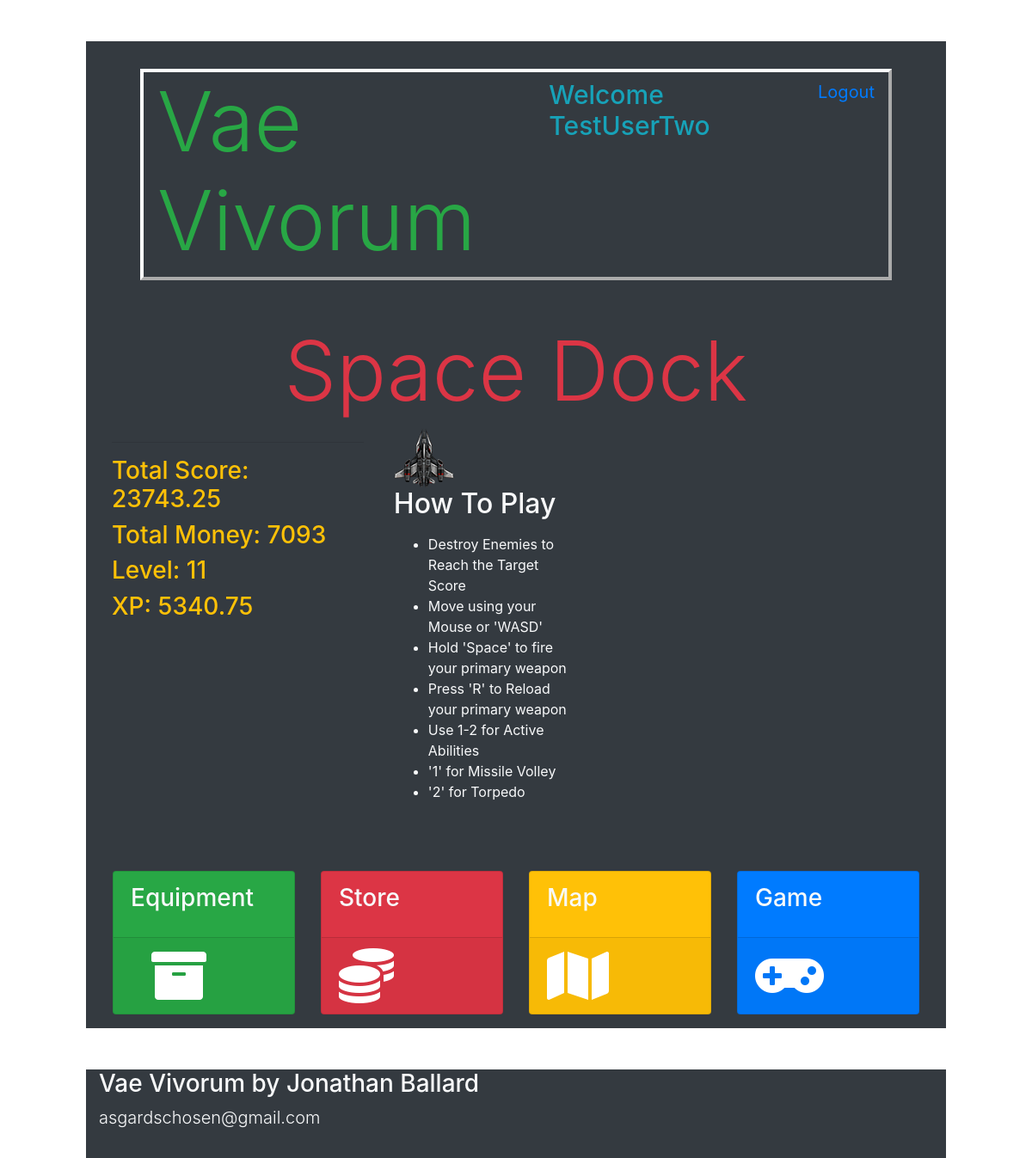
Page /dock (signed in) on the earlier database version.
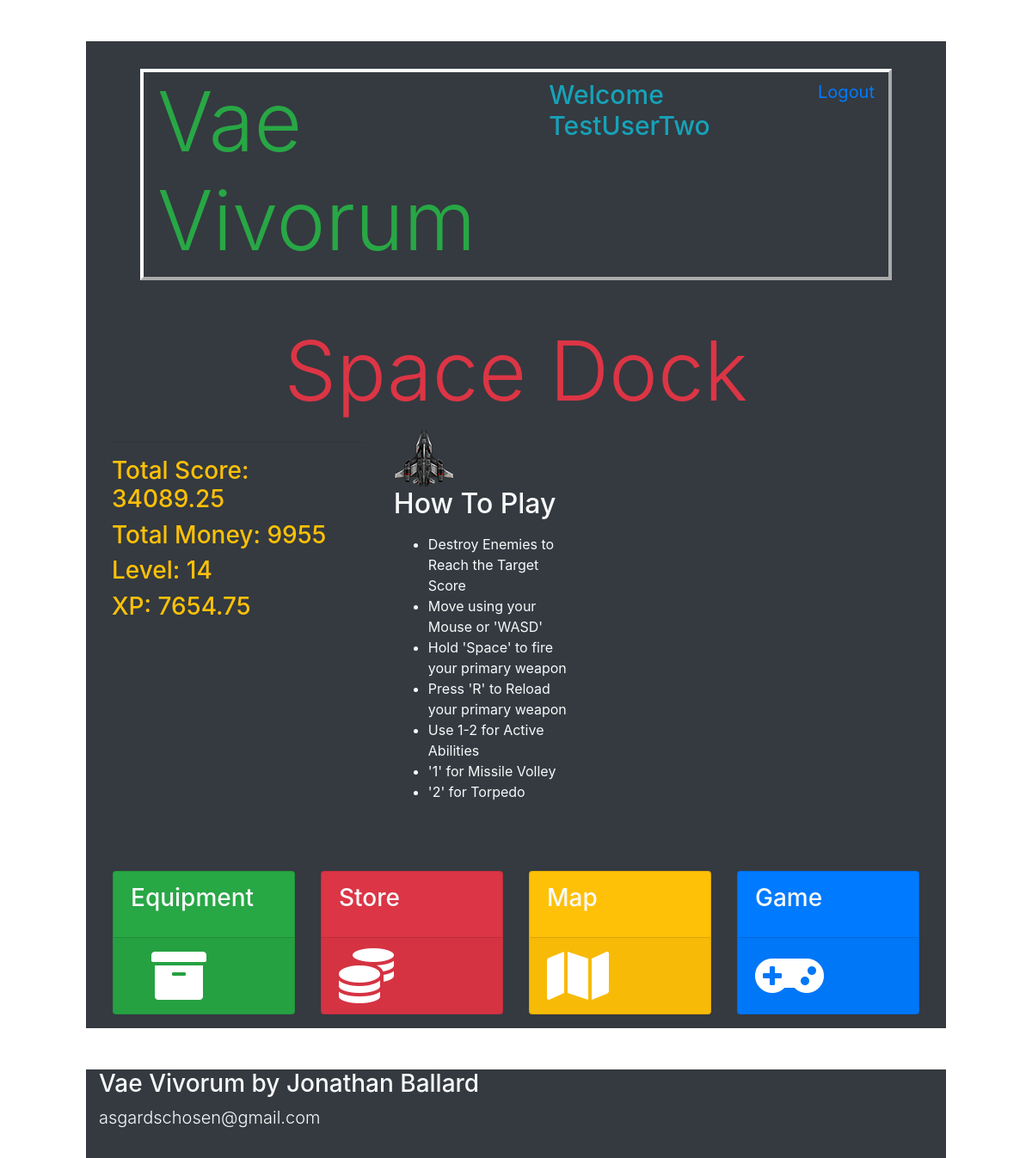
Same page on the later database version.
### models.py (models this page shows)
class Users(db.Model):
    __tablename__ = "Users"
    id = db.Column(db.Integer, primary_key=True)
    username = db.Column(db.String(255))
    email = db.Column(db.String(255))
    password = db.Column(db.String(255))
    created_at = db.Column(db.DateTime)
    updated_at = db.Column(db.DateTime)
    current_kills = db.Column(db.Integer, default=0)
    current_score = db.Column(db.Integer, default=0)
    current_money = db.Column(db.Integer, default=0)
    current_xp = db.Column(db.Integer, default=0)
    current_level = db.Column(db.Integer, default=0)
    active_ship = db.Column(db.Integer, default=0)
    abilityPointsEarned = db.Column(db.Integer, default=0)
    abilityPointsSpent = db.Column(db.Integer, default = 0)
    passive1 = db.Column(db.Integer, default=0)
    passive2 = db.Column(db.Integer, default=0)
    passive3 = db.Column(db.Integer, default=0)
    passive4 = db.Column(db.Integer, default=0)
    passive5 = db.Column(db.Integer, default=0)
    passive6 = db.Column(db.Integer, default=0)
    passive7 = db.Column(db.Integer, default=0)
    passive8 = db.Column(db.Integer, default=0)
    passive9 = db.Column(db.Integer, default=0)
    passive10 = db.Column(db.Integer, default=0)
    passive11 = db.Column(db.Integer, default=0)
    passive12 = db.Column(db.Integer, default=0)
    passive13 = db.Column(db.Integer, default=0)
    passive14 = db.Column(db.Integer, default=0)
    passive15 = db.Column(db.Integer, default=0)
    passive16 = db.Column(db.Integer, default=0)
    passive17 = db.Column(db.Integer, default=0)
    passive18 = db.Column(db.Integer, default=0)
    passive19 = db.Column(db.Integer, default=0)
    passive20 = db.Column(db.Integer, default=0)
    character_active_ability_id = db.Column(db.Integer, db.ForeignKey("Active_Abilities.id", ondelete="cascade"))
    passive_abilities_this_user_has = db.relationship('User_Character', backref="characters_that_have_this_passive")

### app.py (the view)
@app.route('/dock')
def dock():
    if 'id' in session:
        loggedInUser = Users.query.get(session['id'])
    else:
        return redirect('/')
    print('CURRENT SESSION USER: ', session['id'])
    return render_template("dock.html", thisUser = loggedInUser)

### templates/dock.html (shortened to what this page needs)
<!DOCTYPE html>
<html lang="en">
<head>
    <link rel="stylesheet" href="https://stackpath.bootstrapcdn.com/bootstrap/4.4.1/css/bootstrap.min.css">
    <link rel="stylesheet" href="https://cdnjs.cloudflare.com/ajax/libs/font-awesome/5.11.2/css/all.css" />
    <link rel="stylesheet" type="text/css" href="{{ url_for('static', filename='css/style.css') }}">
</head>
<body>
    <div class="container bg-dark mt-5 text-warning pt-3 col-xl-10">
        <div id="topbar" class="d-flex flex-row mb-5 mx-5 mt-3 vaeBorder">
            <h1 class="display-1 d-inline-flex text-success ml-3">Vae Vivorum</h1>
            <h4 class="ml-auto d-inline-flex mt-2 text-info welcomeText" >Welcome {{ thisUser.username }}</h4>
            <a class="ml-5 d-inline-flex mt-2 mr-3 logoutLink" href="/logout">Logout</a>
        </div>
        <h1 class="display-1 text-center text-danger">Space Dock</h1>
        <div class="container col-xl-4 bg-dark align-top d-inline-block">
            <hr>
            <h3>Total Score: {{ thisUser.current_score }}</h3>
            <h3>Total Money: {{ thisUser.current_money }}</h3>
            <h3>Level: {{ thisUser.current_level }}</h3>
            <h3>XP: {{ thisUser.current_xp }}</h3>
        </div>
        <div class="container bg-dark text-light d-inline-block col-xl-3 align-top">
            <img class="d-inline-block align-top" id="playershipDashboard" src="../static/img/ships/player.png" alt="spaceship">
            <h2>How To Play</h2>
            <ul class="d-inline-block mt-2">
                <li>Destroy Enemies to Reach the Target Score</li>
                <li>Move using your Mouse or 'WASD'</li>
                <li>Hold 'Space' to fire your primary weapon</li>
                <li>Press 'R' to Reload your primary weapon</li>
                <li>Use 1-2 for Active Abilities</li>
                <li>'1' for Missile Volley</li>
                <li>'2' for Torpedo</li>
            </ul>
        </div>
        <div class="card-deck iconDiv mt-5 p-3">
            <div class="card iconCard bg-success">
                <div class="card-body">
                    <h3 class="card-subtitle mb-2 text-light">Equipment</h3>
                </div>
                <div class="card-footer">
                    <a href="/equipment"><i class="ml-4 fas fa-4x fa-archive"></i></a>
                </div>
            </div>
            <div class="card iconCard bg-danger">
                <div class="card-body">
                    <h3 class="card-subtitle mb-2 text-light">Store</h3>
                </div>
                <div class="card-footer">
                    <a href="/store"><i class="fas fa-4x fa-coins"></i></a>
                </div>
            </div>
            <div class="card iconCard bg-warning">
                <div class="card-body">
                    <h3 class="card-subtitle mb-2 text-light">Map</h3>
                </div>
                <div class="card-footer">
                    <a href="/map"><i class="fas fa-4x fa-map"></i></a>
                </div>
            </div>
            <div class="card iconCard bg-primary">
                <div class="card-body">
                    <h3 class="card-subtitle mb-2 text-light">Game</h3>
                </div>
                <div class="card-footer">
                    <a href="/game"><i class="fas fa-4x fa-gamepad"></i></a>
                </div>
            </div>
        </div>
    </div>
    <div id="bottombar" class="container bg-dark col-xl-10 mt-5 pb-3 text-light">
        <h3>Vae Vivorum by Jonathan Ballard</h3>
        <p class="lead">asgardschosen@gmail.com</p>
    </div>
</body>
</html>

### static/css/style.css (style rules this page uses)
#playershipDashboard { width: 70px; height: 69px; }
.fas { color: white; }
.vaeBorder { border: 4px outset white; }
.logoutLink { font-size: 20px; }
.welcomeText { font-size: 30px; }

Differences in the rows shown:
changed Users "TestUserTwo": current_score "23743.25" → "34089.25"; current_money "7093" → "9955"; current_level "11" → "14"; current_xp "5340.75" → "7654.75"
